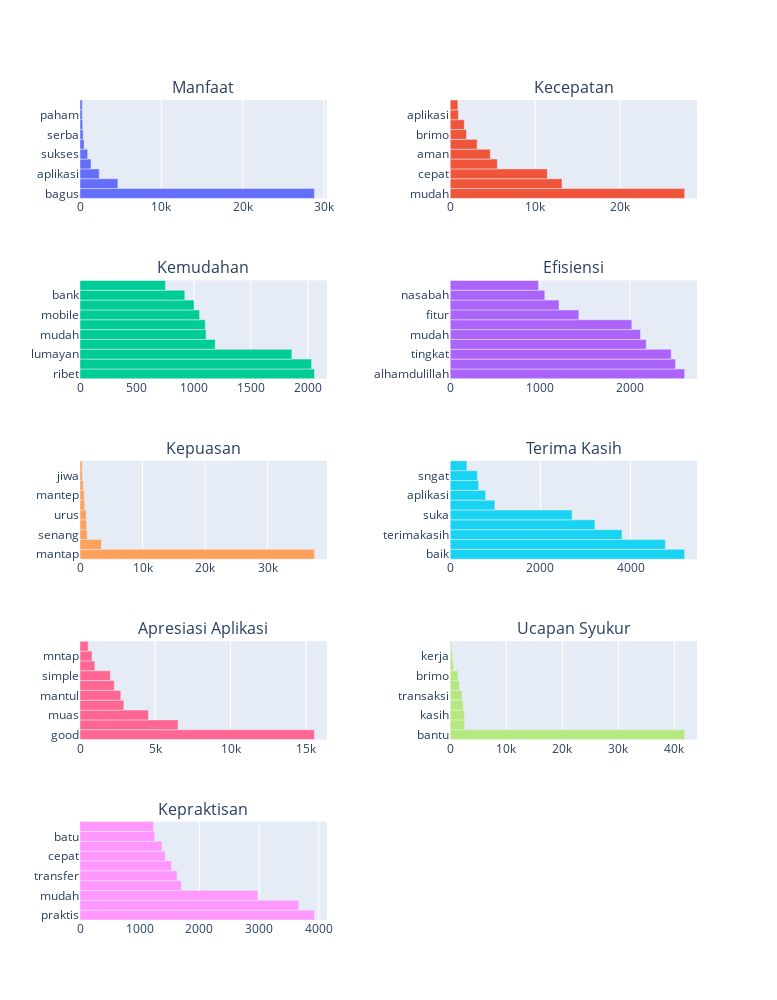

The notebook cell this image was saved under:
### Code cell
import plotly.graph_objects as go
from plotly.subplots import make_subplots
import numpy as np

# Get feature names from TF-IDF
n_top_words = 10
width = 777
height = 1000

# Count the number of topics
num_topics = len(lda_label1.components_)

# Calculate the number of rows and columns for the subplot grid
num_rows = (num_topics + 1) // 2  # Add 1 to round up to the nearest integer
num_cols = 2

# Create a list of subplot titles
subplot_titles = ["Manfaat", "Kecepatan", "Kemudahan", "Efisiensi", "Kepuasan", "Terima Kasih", "Apresiasi Aplikasi", "Ucapan Syukur", "Kepraktisan"]

# Create a subplot grid with titles
fig = make_subplots(rows=num_rows, cols=num_cols, subplot_titles=subplot_titles, horizontal_spacing=0.2, vertical_spacing=0.1)

# Generate bar chart for each topic
for topic_idx, topic in enumerate(lda_label1.components_):
    # Get the top words in the topic and their counts
    top_words = [pipeline.named_steps['tfidf'].get_feature_names_out()[i] for i in topic.argsort()[:-n_top_words - 1:-1]]
    word_counts = [topic[i] for i in topic.argsort()[:-n_top_words - 1:-1]]
    
   
    # Create a vertical bar chart for the top words
    row = (topic_idx // 2) + 1
    col = (topic_idx % 2) + 1
    
    subplot = go.Bar(x=word_counts, y=top_words, orientation='h')
    
    # Add the subplot to the grid
    fig.add_trace(subplot, row=row, col=col)

# Update the layout of the subplots
fig.update_layout(width=width, height=height, showlegend=False, autosize=True, bargap=0)

# Show the subplots
fig.show()

### Figure 1 — Plotly figure (JSON) as saved in the notebook; plotly's stock layout.template omitted (floating-point values rounded to 4 significant figures)
{"data": [{"orientation": "h", "type": "bar", "x": [28810.0, 4658.0, 2365.0, 1358.0, 940.7, 501.7, 379.3, 328.0, 278.2, 276.1], "xaxis": "x", "y": ["bagus", "manfaat", "aplikasi", "gampang", "sukses", "mantaap", "serba", "love", "paham", "sangan"], "yaxis": "y"}, {"orientation": "h", "type": "bar", "x": [27580.0, 13150.0, 11430.0, 5547.0, 4719.0, 3173.0, 1917.0, 1658.0, 968.9, 906.3], "xaxis": "x2", "y": ["mudah", "transaksi", "cepat", "puas", "aman", "nyaman", "brimo", "simpel", "aplikasi", "mana"], "yaxis": "y2"}, {"orientation": "h", "type": "bar", "x": [2058.0, 2032.0, 1859.0, 1187.0, 1107.0, 1099.0, 1050.0, 1001.0, 919.7, 749.8], "xaxis": "x3", "y": ["ribet", "pokok", "lumayan", "brimo", "mudah", "banking", "mobile", "aplikasi", "bank", "coba"], "yaxis": "y3"}, {"orientation": "h", "type": "bar", "x": [2611.0, 2509.0, 2461.0, 2183.0, 2120.0, 2023.0, 1433.0, 1211.0, 1054.0, 983.8], "xaxis": "x4", "y": ["alhamdulillah", "layan", "tingkat", "moga", "mudah", "lengkap", "fitur", "mantapp", "nasabah", "brimo"], "yaxis": "y4"}, {"orientation": "h", "type": "bar", "x": [37500.0, 3414.0, 1151.0, 1054.0, 991.6, 744.6, 673.3, 500.8, 370.5, 341.9], "xaxis": "x5", "y": ["mantap", "mantab", "senang", "brimo", "urus", "makasih", "mantep", "aplikasi", "jiwa", "akurat"], "yaxis": "y5"}, {"orientation": "h", "type": "bar", "x": [5201.0, 4771.0, 3810.0, 3212.0, 2705.0, 992.2, 786.3, 630.5, 601.9, 370.8], "xaxis": "x6", "y": ["baik", "banget", "terimakasih", "brimo", "suka", "trimakasih", "aplikasi", "bantu", "sngat", "maju"], "yaxis": "y6"}, {"orientation": "h", "type": "bar", "x": [15580.0, 6515.0, 4551.0, 2913.0, 2712.0, 2276.0, 2015.0, 984.3, 796.8, 543.1], "xaxis": "x7", "y": ["good", "keren", "muas", "nice", "mantul", "guna", "simple", "mantappp", "mntap", "aplikasi"], "yaxis": "y7"}, {"orientation": "h", "type": "bar", "x": [41820.0, 2578.0, 2517.0, 2319.0, 2107.0, 1660.0, 1384.0, 560.6, 399.1, 259.3], "xaxis": "x8", "y": ["bantu", "best", "kasih", "terima", "transaksi", "aplikasi", "brimo", "siip", "kerja", "bnget"], "yaxis": "y8"}, {"orientation": "h", "type": "bar", "x": [3926.0, 3664.0, 2978.0, 1696.0, 1625.0, 1532.0, 1427.0, 1373.0, 1251.0, 1233.0], "xaxis": "x9", "y": ["praktis", "lancar", "mudah", "transaksi", "transfer", "bayar", "cepat", "proses", "batu", "brimo"], "yaxis": "y9"}], "layout": {"annotations": [{"font": {"size": 16}, "showarrow": false, "text": "Manfaat", "x": 0.2, "xanchor": "center", "xref": "paper", "y": 1, "yanchor": "bottom", "yref": "paper"}, {"font": {"size": 16}, "showarrow": false, "text": "Kecepatan", "x": 0.8, "xanchor": "center", "xref": "paper", "y": 1, "yanchor": "bottom", "yref": "paper"}, {"font": {"size": 16}, "showarrow": false, "text": "Kemudahan", "x": 0.2, "xanchor": "center", "xref": "paper", "y": 0.78, "yanchor": "bottom", "yref": "paper"}, {"font": {"size": 16}, "showarrow": false, "text": "Efisiensi", "x": 0.8, "xanchor": "center", "xref": "paper", "y": 0.78, "yanchor": "bottom", "yref": "paper"}, {"font": {"size": 16}, "showarrow": false, "text": "Kepuasan", "x": 0.2, "xanchor": "center", "xref": "paper", "y": 0.56, "yanchor": "bottom", "yref": "paper"}, {"font": {"size": 16}, "showarrow": false, "text": "Terima Kasih", "x": 0.8, "xanchor": "center", "xref": "paper", "y": 0.56, "yanchor": "bottom", "yref": "paper"}, {"font": {"size": 16}, "showarrow": false, "text": "Apresiasi Aplikasi", "x": 0.2, "xanchor": "center", "xref": "paper", "y": 0.34, "yanchor": "bottom", "yref": "paper"}, {"font": {"size": 16}, "showarrow": false, "text": "Ucapan Syukur", "x": 0.8, "xanchor": "center", "xref": "paper", "y": 0.34, "yanchor": "bottom", "yref": "paper"}, {"font": {"size": 16}, "showarrow": false, "text": "Kepraktisan", "x": 0.2, "xanchor": "center", "xref": "paper", "y": 0.12, "yanchor": "bottom", "yref": "paper"}], "autosize": true, "bargap": 0, "height": 1000, "showlegend": false, "width": 777, "xaxis": {"anchor": "y", "domain": [0, 0.4]}, "xaxis10": {"anchor": "y10", "domain": [0.6, 1]}, "xaxis2": {"anchor": "y2", "domain": [0.6, 1]}, "xaxis3": {"anchor": "y3", "domain": [0, 0.4]}, "xaxis4": {"anchor": "y4", "domain": [0.6, 1]}, "xaxis5": {"anchor": "y5", "domain": [0, 0.4]}, "xaxis6": {"anchor": "y6", "domain": [0.6, 1]}, "xaxis7": {"anchor": "y7", "domain": [0, 0.4]}, "xaxis8": {"anchor": "y8", "domain": [0.6, 1]}, "xaxis9": {"anchor": "y9", "domain": [0, 0.4]}, "yaxis": {"anchor": "x", "domain": [0.88, 1]}, "yaxis10": {"anchor": "x10", "domain": [0, 0.12]}, "yaxis2": {"anchor": "x2", "domain": [0.88, 1]}, "yaxis3": {"anchor": "x3", "domain": [0.66, 0.78]}, "yaxis4": {"anchor": "x4", "domain": [0.66, 0.78]}, "yaxis5": {"anchor": "x5", "domain": [0.44, 0.56]}, "yaxis6": {"anchor": "x6", "domain": [0.44, 0.56]}, "yaxis7": {"anchor": "x7", "domain": [0.22, 0.34]}, "yaxis8": {"anchor": "x8", "domain": [0.22, 0.34]}, "yaxis9": {"anchor": "x9", "domain": [0, 0.12]}}}
